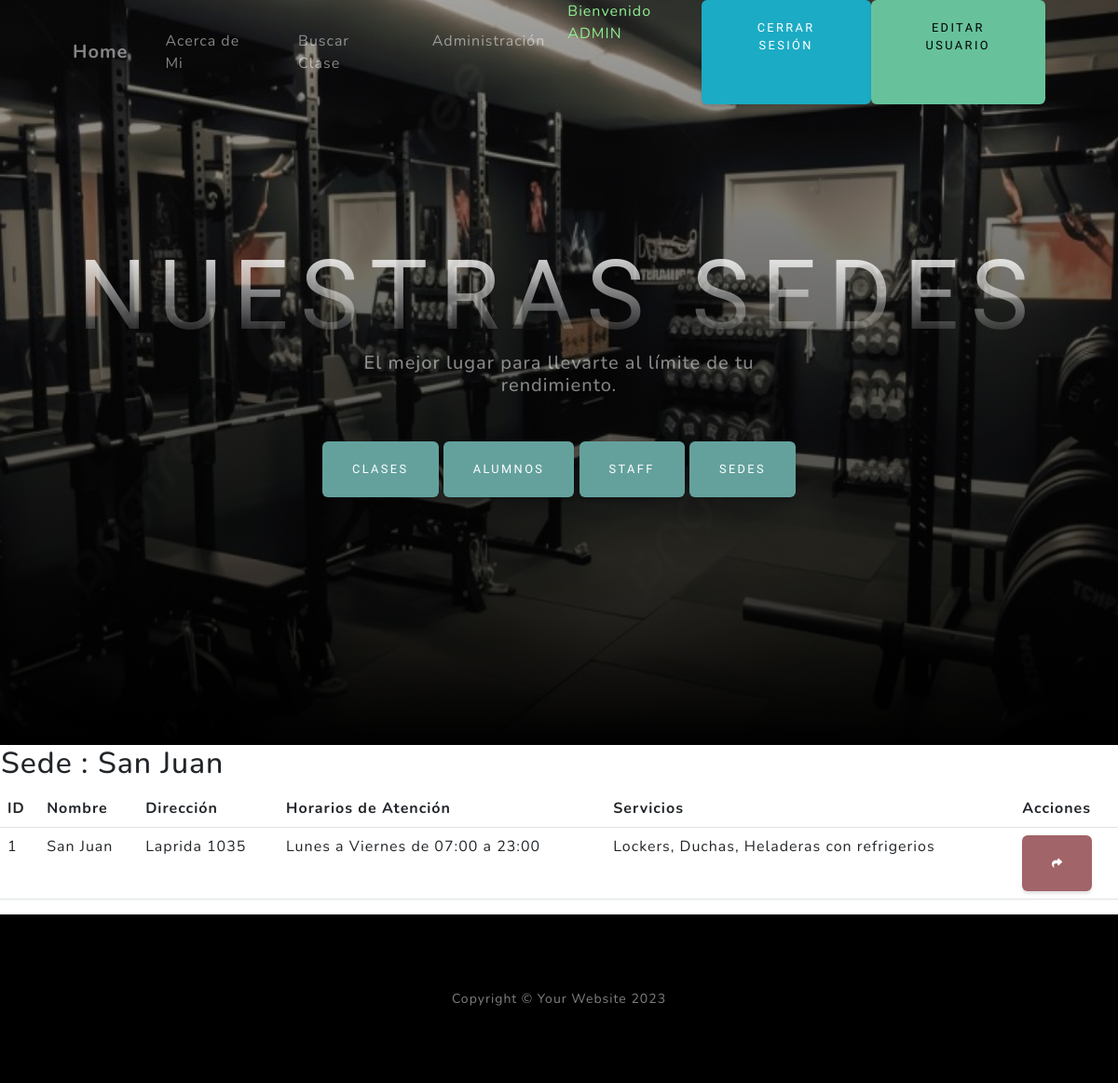
/appDiego/detail_sede/1 (signed in), run on the app's committed database.
### appDiego/models.py (models this page shows)
class Sede(models.Model):
    nombre = models.CharField(max_length=100)
    direccion = models.CharField(max_length=200)
    horarios_de_atencion = models.CharField(max_length=200)
    servicios = models.CharField(max_length=100)
    def __str__(self):
        return f"{self.nombre}"

### appDiego/views.py (the view)
# urls.py: path('detail_sede/<int:pk>', SedeDetail.as_view(), name='detail_sede' ),
class SedeDetail(LoginRequiredMixin,DetailView):
    model = Sede

### appDiego/templates/appDiego/sede_detail.html (shortened to what this page needs)
{% extends 'appDiego/base.html' %}
{% load static %}
{%block frase%}
El mejor lugar para llevarte al límite de tu rendimiento.
{%endblock frase%}
{%block header%}
    Nuestras Sedes
{%endblock header%}
{% block primario %}
<table>
    <tr>
        <td><h2>Sede : {{object}} </h2></td>
    </tr>
</table>
<table class="table">
    <thead>
        <tr>
            <th>ID</th>
            <th>Nombre</th>
            <th>Dirección</th>
            <th>Horarios de Atención</th>
            <th>Servicios</th>
            <th>Acciones</th>
        </tr>
    </thead>
    <tbody>
    <tr>
        <td>{{object.id}}</td>
        <td>{{object.nombre}}</td>
        <td>{{object.direccion}}</td>
        <td>{{object.horarios_de_atencion}}</td>
        <td>{{object.servicios}}</td>
        <td>
            <a
            href="{% url 'sedes' %}"
            class="btn btn-danger"
            style="--bs-btn-padding-y: .25rem; --bs-btn-padding-x: .5rem; --bs-btn-font-size: .75rem;"
            ><i class="fa fa-share fa-sm" title="List Back"></i>
            </a>
        </td>
    </tr>
    </tbody>
</table>
{% endblock primario %}

### appDiego/templates/appDiego/base.html (shortened to what this page needs)
<!DOCTYPE html>
<html lang="en">
    <head>
        {% load static %}
        <link rel="stylesheet" href="https://cdnjs.cloudflare.com/ajax/libs/font-awesome/5.15.3/css/all.min.css">
        <link href="{% static 'appDiego/css/styles.css' %}" rel="stylesheet" />
    </head>
    <body id="page-top">
        <nav class="navbar navbar-expand-lg navbar-light fixed-top" id="mainNav">
            <div class="container px-4 px-lg-5">
                <a class="navbar-brand" href="{% url 'inicio' %}">Home</a>
                <div class="collapse navbar-collapse" id="navbarResponsive">
                    <ul class="navbar-nav ms-auto">
                    {% if user.is_authenticated %}
                        <li class="nav-item"><a class="nav-link" href="{% url 'sobre_mi' %}">Acerca de Mi</a></li>
                        <li class="nav-item"><a class="nav-link" href="{% url 'buscar_clase' %}">Buscar Clase</a></li>
                        <li class="nav-item"><a class="nav-link" href="{% url 'admin:index' %}">Administración</a></li>
                        <p style="color: lightgreen">Bienvenido {{user.username|upper}}</p>
                        <a class="btn btn-info" href="{% url 'logout' %}">Cerrar Sesión</a>
                        <a class="btn btn-success" href="{% url 'editar_usuario' %}">Editar Usuario</a>
                    {% else %}
                        <li class="nav-item"><a class="nav-link" href="{% url 'admin:index' %}">Administración</a></li>
                        <a class="btn btn-info" href="{% url 'login' %}">Iniciar Sesión</a>
                        <a class="btn btn-danger" href="{% url 'register' %}">Registrarse</a>
                    {% endif %}
                    </ul>
                </div>
            </div>
        </nav>
        <header class="masthead">
            <div class="container px-4 px-lg-5 d-flex h-100 align-items-center justify-content-center">
                <div class="d-flex justify-content-center">
                    <div class="text-center">
                        <h1 class="mx-auto my-0 text-uppercase">
                            {%block header%}{%endblock header%}
                        </h1>
                        <h2 class="text-white-50 mx-auto mt-2 mb-5">
                            {%block frase%}{%endblock frase%}
                        {% if user.is_authenticated %}
                        </h2>
                        <a class="btn btn-primary" href="{% url 'clases' %}">Clases</a>
                        <a class="btn btn-primary" href="{% url 'alumnos' %}">Alumnos</a>
                        <a class="btn btn-primary" href="{% url 'profesores' %}">Staff</a>
                        <a class="btn btn-primary" href="{% url 'sedes' %}">Sedes</a>
                        {% endif %}
                    </div>
                </div>
            </div>
        </header>
        {%block primario%}
        {%endblock primario%}
        <footer class="footer bg-black small text-center text-white-50"><div class="container px-4 px-lg-5">Copyright &copy; Your Website 2023</div></footer>
    </body>
</html>

### data on the page
Sede: nombre "San Juan", id "1", direccion "Laprida 1035", horarios_de_atencion "Lunes a Viernes de 07:00 a 23:00", servicios "Lockers, Duchas, Heladeras con refrigerios"

### other printed values
{{ user.username|upper }} "ADMIN"
